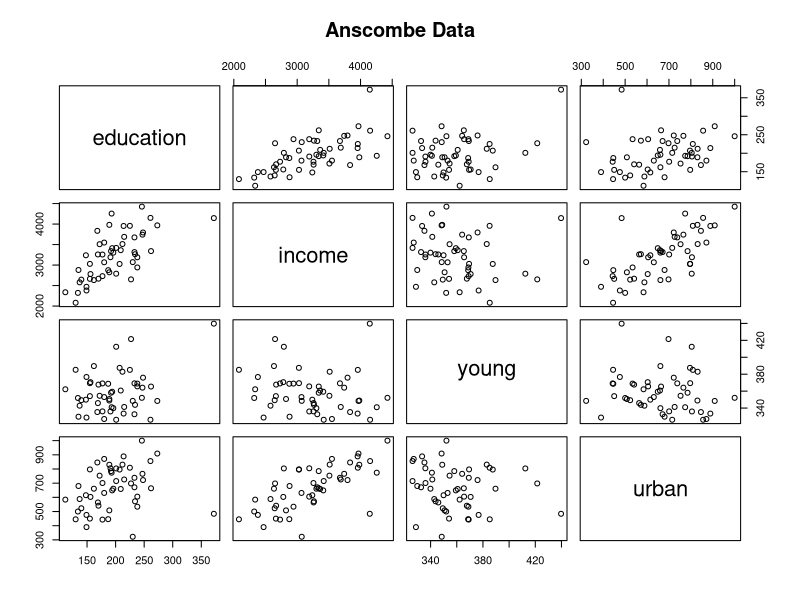

Generate this figure with R:
library(carData)
data(Anscombe)

#2a:
car_model <- lm(income ~ education + young + urban, data = Anscombe)
summary(car_model)

#2b:
#Filename for upcoming plot:
png("hw02_q02b_anscombe.png",
    width = 800, height = 600, units = "px")
#Matrix of scatter plots for two variables at a time:
pairs(Anscombe, main = "Anscombe Data")
dev.off() #Close the graphics device.


#2e
rownames(Anscombe)[which.max(Anscombe$education)]

rownames(Anscombe)[which.max(Anscombe$young)]
